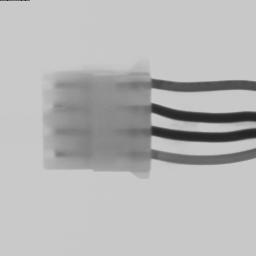
//> input picture connectors/samples/Connector_1.jpg, 256 x 256 px
$ ./main samples/Connector_1.jpg   (built with g++ and OpenCV 4)
//> lines starting //> are read from the running program, lines starting //| are printed output that depends on the picture; after the words box and inside, x2 and y2 are one past the last pixel; in counts of white or black regions, pixels touching at a corner belong together
#include <opencv2/core/core.hpp>
#include <opencv2/highgui/highgui.hpp>
#include "opencv2/imgproc/imgproc.hpp"
#include "iostream"

using namespace cv;
using namespace std;

int main(int argc, char** argv)
{
	Mat image, dst;
	Scalar color;
	int x, y, nIntersections = 0;

	if (argc < 2)
	{
		cout << " Usage: " << argv[0] << " image.jpg" << endl;
		return -1;
	}

    // Read image
	image = imread(argv[1], IMREAD_COLOR);
//> image is the input picture: 256 rows x 256 cols, CV_8UC3; min 32, max 218, mean 182.8
	if (!image.data) // Check for invalid input
	{
		cout << "Could not open or find " << argv[1] << std::endl;
		return -1;
	}

	// Apply sobel filter
	Canny(image, dst, 50, 200, 3);
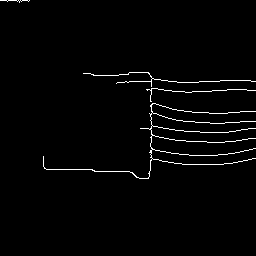
//> dst: 256 rows x 256 cols, CV_8UC1; 1.9% white in thin lines or dots, all inside (x1, y1, x2, y2) = (0, 0, 256, 179)

    // Offset to the right
	y = dst.cols - 20;
//> y = 236
	for (x = 0; x < dst.rows; x++) {
		// If line found
		if ((int)dst.at<uchar>(x, y) == 255) {
			nIntersections++;
		}

		// Set pixel to 255 (white) to draw a line
		dst.at<uchar>(x, y) = 255;
	}
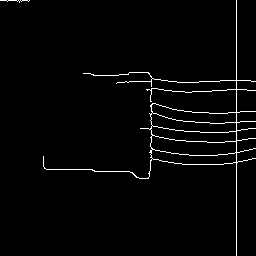
//> dst: 256 rows x 256 cols, CV_8UC1; 2.2% white in thin lines or dots
//> after the loop, nIntersections = 8

    // Output result
	cout << argv[1] << ", N intersections: " << nIntersections;
//| samples/Connector_1.jpg, N intersections: 8
	if (nIntersections >= 8) { // 4 x 2 = 8 lines
		cout << ", the 4 wires are connected" << endl;
	}
	else {
		cout << ", the 4 wires aren't connected" << endl;
	}

    // Some fancy display
	namedWindow("Connector - original", WINDOW_AUTOSIZE);
	imshow("Connector - original", image);

	namedWindow("Connector - Sobel", WINDOW_AUTOSIZE);
	imshow("Connector - Sobel", dst);

	waitKey(0);
	return 0;
}

$ run again, on connectors/samples/Connector_5.jpg
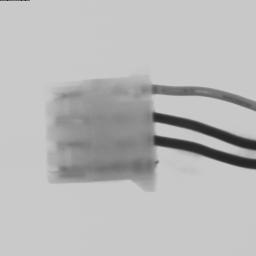
//> input picture connectors/samples/Connector_5.jpg, 256 x 256 px
//> image is the input picture: 256 rows x 256 cols, CV_8UC3; min 31, max 218, mean 185
//> `Canny(image, dst, 50, 200, 3);`:
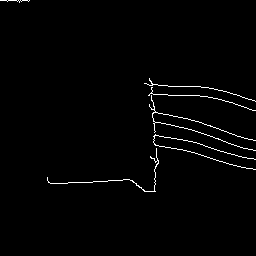
//> dst: 256 rows x 256 cols, CV_8UC1; 1.4% white in thin lines or dots, all inside (x1, y1, x2, y2) = (0, 0, 256, 192)
//> after the loop `for (x = 0; x < dst.rows; x++)`:
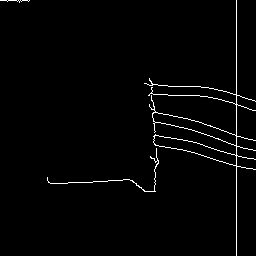
//> dst: 256 rows x 256 cols, CV_8UC1; 1.8% white in thin lines or dots
//> after the loop `for (x = 0; x < dst.rows; x++)`: nIntersections = 6
//| samples/Connector_5.jpg, N intersections: 6

$ run again, on connectors/samples/Connector_6.jpg
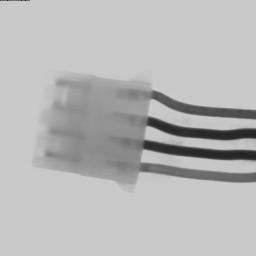
//> input picture connectors/samples/Connector_6.jpg, 256 x 256 px
//> image is the input picture: 256 rows x 256 cols, CV_8UC3; min 33, max 218, mean 183.7
//> `Canny(image, dst, 50, 200, 3);`:
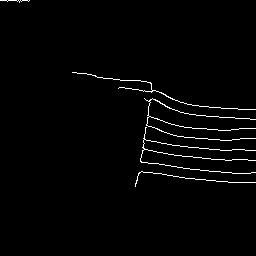
//> dst: 256 rows x 256 cols, CV_8UC1; 1.7% white in thin lines or dots, all inside (x1, y1, x2, y2) = (0, 0, 256, 187)
//> after the loop `for (x = 0; x < dst.rows; x++)`:
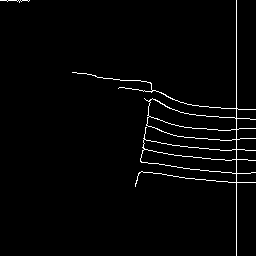
//> dst: 256 rows x 256 cols, CV_8UC1; 2.1% white in thin lines or dots
//> after the loop `for (x = 0; x < dst.rows; x++)`: nIntersections = 8
//| samples/Connector_6.jpg, N intersections: 8
